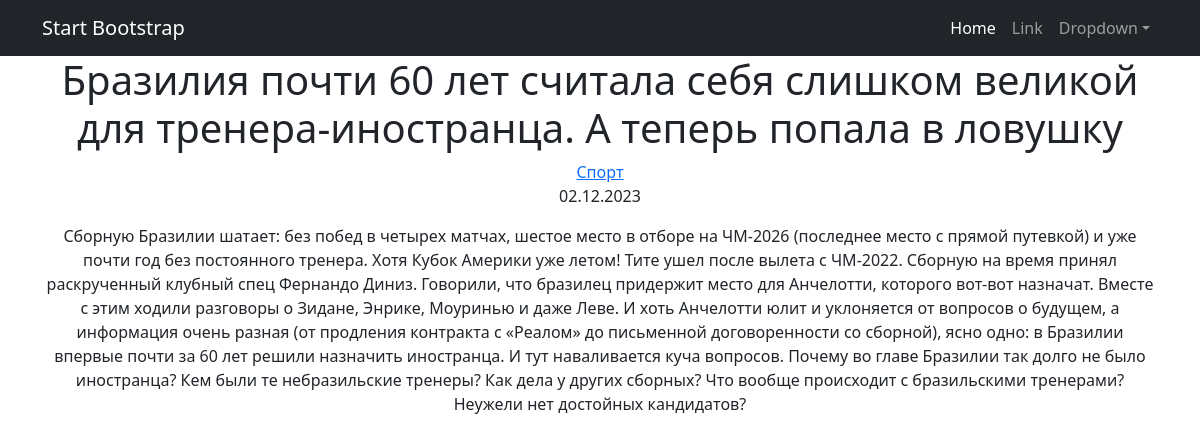
The page /news/2 on the database its author committed.
### news/models.py (models this page shows, shortened)
class Post(models.Model):
    article = 'AR'
    news = 'NE'
    POSITIONS = [
        (article, 'Статья'),
        (news, 'Новость')
    ]
    author = models.ForeignKey(Author, on_delete=models.CASCADE)
    post_type = models.CharField(max_length=2, choices=POSITIONS, default=article)
    created_at = models.DateTimeField(auto_now_add=True)
    title = models.CharField(max_length=255)
    text = models.TextField()
    rating = models.IntegerField(default=0)
    category = models.ManyToManyField(Category, through='PostCategory')

class Category(models.Model):
    name = models.CharField(max_length=100, unique=True)
    subscribers = models.ManyToManyField(User, blank=True, related_name='categories')
    def __str__(self):
        return self.name

### news/views.py (the view)
# urls.py: path('<int:pk>', PostsDetail.as_view(), name='post_detail'),
class PostsDetail(DetailView):
    model = Post
    template_name = 'flatpages/post.html'
    context_object_name = 'post'
    def get_queryset(self):
        queryset = super(PostsDetail, self).get_queryset().select_related('author')
        return queryset
    def get_object(self, *args, **kwargs):
        obj = cache.get(f'post-{self.kwargs["pk"]}', None)
        if not obj:
            obj = super().get_object(queryset=self.queryset)
            cache.set(f'post-{self.kwargs["pk"]}', obj)
        return obj

### templates/flatpages/post.html (shortened to what this page needs)
{% extends 'flatpages/default.html' %}
{% load custom_filters %}
{% block content %}
<h1>{{ post.title }}</h1>
{% for category in post.category.all %}
    <a href="{% url 'category_list' category.id %}">{{ category}}</a>
{% endfor %}
<p>{{ post.created_at|date:"d.m.Y" }}</p>
<p>{{ post.text }}</p>
{% endblock content %}

### rows shown on the page
Post: title "Бразилия почти 60 лет считала себя слишком великой для тренера-иностранца. А теперь попала в ловушку", created_at "02.12.2023", text "Сборную Бразилии шатает: без побед в четырех матчах, шестое место в отборе на ЧМ-2026 (последнее место с прямой путевкой) и уже почти год без постоянного тренера. Хотя Кубок Америки уже летом! Тите ушел после вылета с ЧМ-2022. Сборную на время принял раскрученный клубный спец Фернандо Диниз. Говорили, что бразилец придержит место для Анчелотти, которого вот-вот назначат. Вместе с этим ходили разговоры о Зидане, Энрике, Моуринью и даже Леве. И хоть Анчелотти юлит и уклоняется от вопросов о будущем, а информация очень разная (от продления контракта с «Реалом» до письменной договоренности со сборной), ясно одно: в Бразилии впервые почти за 60 лет решили назначить иностранца. И тут наваливается…"
Category: name "Спорт"
